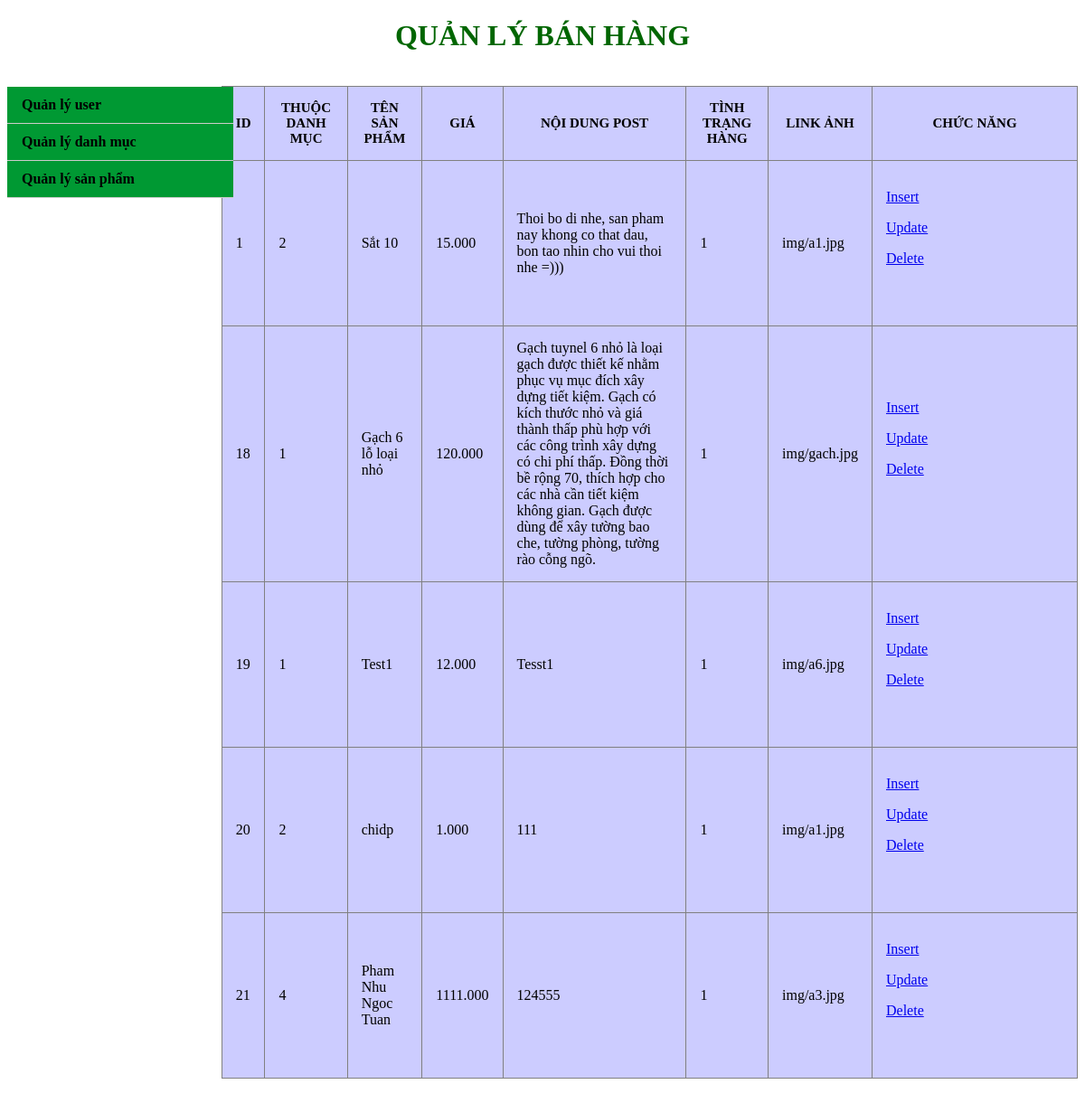
/admin/sanpham.php, run on the app's committed database.
### tables this page shows
CREATE TABLE `sanpham` (
  `id` int(255) NOT NULL,
  `iddanhmuc` int(11) NOT NULL,
  `name` varchar(100) NOT NULL,
  `price` decimal(15,3) NOT NULL DEFAULT '0.000',
  `content` text NOT NULL,
  `discount` int(11) NOT NULL,
  `image_link` varchar(100) NOT NULL,
  `created` tinyint(1) DEFAULT NULL,
  `view` int(11) NOT NULL DEFAULT '0'
);

### web/admin/sanpham.php (the view, shortened to what this page needs)
<!DOCTYPE html PUBLIC "-//W3C//DTD XHTML 1.0 Transitional//EN" "http://www.w3.org/TR/xhtml1/DTD/xhtml1-transitional.dtd">
<html xmlns="http://www.w3.org/1999/xhtml">
<head>
</head>
<body>
<?php include 'index.php' ?>
<table border="1">
  <tr>
    <td>id</td>
    <td>Thuộc danh mục</td>
    <td>Tên sản phẩm</td>
    <td>Giá</td>
    <td>Nội dung post</td>
    <td>Tình trạng hàng</td>
    <td>Link ảnh</td>
    <td width="196">Chức năng</td>
  </tr>
  <?php
  $display = 5;
  $start = (isset($_GET['start']) && (int)$_GET['start']) ? $_GET['start']:0;
  $sql = "SELECT * FROM sanpham LIMIT $start,$display";
  $result = mysql_query($sql, $conn) or die(mysql_error());
  while($set = mysql_fetch_assoc($result))
  {
	  $id = $set['id'];
	  $iddanhmuc = $set['iddanhmuc'];
	  $name = $set['name'];
	  $price = $set['price'];
	  $content = $set['content'];
	  $created = $set['created'];
	  $image_link = $set['image_link'];
	  ?>
	  <tr><?php
			echo "
				<td> $id </td>
				<td> $iddanhmuc</td>
				<td> $name</td>
				<td> $price</td>
				<td> $content</td>
				<td> $created</td>
				<td> $image_link</td>
				";
			?>
		<td><p><a href="insertsp.php">Insert</a></p>
        <p><a href="updatesp.php?id=<?php echo $set['id']; ?>">Update</a></p>
        <p><a href="deletesp.php?id=<?php echo $set['id']; ?>">Delete</a></p>
		<p>&nbsp;</p></td>
    </tr>
    <?php
  }
  ?>
</table>
</body>
</html>

### web/admin/style-admin.css (style rules this page uses)
body { background:url(http://akphoto3.ask.fm/628/983/379/-359996987-1tc42ic-a9ba60o3ol3tk8a/original/plain_pink_custom_box_background_by_cupcakekitten20d61reii.png); }
table { border-collapse: collapse; width:80%; background:#CCCCFF; }
table tr td { padding:15px; }
table tr:first-child { text-transform:uppercase; font-size:15px; text-align:center; font-weight:bold; }

### data on the page
sanpham: id "1", iddanhmuc "2", name "Sắt 10", price "15.000", content "Thoi bo di nhe, san pham nay khong co that dau, bon tao nhin cho vui thoi nhe =)))", created "1", image_link "img/a1.jpg"
sanpham: id "18", iddanhmuc "1", name "Gạch 6 lỗ loại nhỏ", price "120.000", content "Gạch tuynel 6 nhỏ là loại gạch được thiết kế nhằm phục vụ mục đích xây dựng tiết kiệm. Gạch có kích thước nhỏ và giá thành thấp phù hợp với các công trình xây dựng có chi phí thấp. Đồng thời bề rộng 70, thích hợp cho các nhà cần tiết kiệm không gian. Gạch được dùng để xây tường bao che, tường phòng, tường rào cỗng ngõ.", created "1", image_link "img/gach.jpg"
sanpham: id "19", iddanhmuc "1", name "Test1", price "12.000", content "Tesst1", created "1", image_link "img/a6.jpg"
sanpham: id "20", iddanhmuc "2", name "chidp", price "1.000", content "111", created "1", image_link "img/a1.jpg"
sanpham: id "21", iddanhmuc "4", name "Pham Nhu Ngoc Tuan", price "1111.000", content "124555", created "1", image_link "img/a3.jpg"
